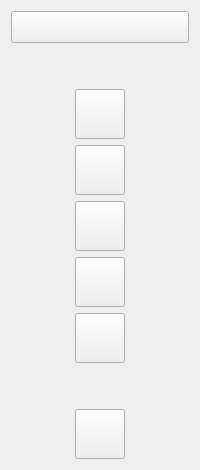
              <widget class="QWidget" name="menuSimples" native="true">
               <layout class="QVBoxLayout" name="verticalLayout_11">
                <item>
                 <widget class="QPushButton" name="btnMenu">
                  <property name="minimumSize">
                   <size>
                    <width>99</width>
                    <height>32</height>
                   </size>
                  </property>
                  <property name="font">
                   <font>
                    <pointsize>10</pointsize>
                   </font>
                  </property>
                  <property name="cursor">
                   <cursorShape>PointingHandCursor</cursorShape>
                  </property>
                  <property name="text">
                   <string/>
                  </property>
                  <property name="icon">
                   <iconset>
                    <normaloff>icones/iconMenu.png</normaloff>icones/iconMenu.png</iconset>
                  </property>
                  <property name="iconSize">
                   <size>
                    <width>24</width>
                    <height>24</height>
                   </size>
                  </property>
                  <property name="checkable">
                   <bool>true</bool>
                  </property>
                 </widget>
                </item>
                <item>
                 <spacer name="verticalSpacer_4">
                  <property name="orientation">
                   <enum>Qt::Vertical</enum>
                  </property>
                  <property name="sizeHint" stdset="0">
                   <size>
                    <width>20</width>
                    <height>40</height>
                   </size>
                  </property>
                 </spacer>
                </item>
                <item alignment="Qt::AlignHCenter|Qt::AlignVCenter">
                 <widget class="QPushButton" name="btnHome">
                  <property name="minimumSize">
                   <size>
                    <width>50</width>
                    <height>50</height>
                   </size>
                  </property>
                  <property name="cursor">
                   <cursorShape>PointingHandCursor</cursorShape>
                  </property>
                  <property name="text">
                   <string/>
                  </property>
                  <property name="icon">
                   <iconset>
                    <normaloff>icones/iconHome.png</normaloff>icones/iconHome.png</iconset>
                  </property>
                  <property name="iconSize">
                   <size>
                    <width>24</width>
                    <height>24</height>
                   </size>
                  </property>
                  <property name="checkable">
                   <bool>true</bool>
                  </property>
                  <property name="checked">
                   <bool>false</bool>
                  </property>
                  <property name="autoExclusive">
                   <bool>true</bool>
                  </property>
                 </widget>
                </item>
                <item alignment="Qt::AlignHCenter|Qt::AlignVCenter">
                 <widget class="QPushButton" name="btnBusca">
                  <property name="minimumSize">
                   <size>
                    <width>50</width>
                    <height>50</height>
                   </size>
                  </property>
                  <property name="cursor">
                   <cursorShape>PointingHandCursor</cursorShape>
                  </property>
                  <property name="text">
                   <string/>
                  </property>
                  <property name="icon">
                   <iconset>
                    <normaloff>icones/iconRelatorioBranco.png</normaloff>icones/iconRelatorioBranco.png</iconset>
                  </property>
                  <property name="iconSize">
                   <size>
                    <width>24</width>
                    <height>24</height>
                   </size>
                  </property>
                  <property name="checkable">
                   <bool>true</bool>
                  </property>
                  <property name="autoExclusive">
                   <bool>true</bool>
                  </property>
                 </widget>
                </item>
                <item alignment="Qt::AlignHCenter|Qt::AlignVCenter">
                 <widget class="QPushButton" name="btnPessoas">
                  <property name="minimumSize">
                   <size>
                    <width>50</width>
                    <height>50</height>
                   </size>
                  </property>
                  <property name="cursor">
                   <cursorShape>PointingHandCursor</cursorShape>
                  </property>
                  <property name="text">
                   <string/>
                  </property>
                  <property name="icon">
                   <iconset>
                    <normaloff>icones/iconAdd.png</normaloff>icones/iconAdd.png</iconset>
                  </property>
                  <property name="iconSize">
                   <size>
                    <width>24</width>
                    <height>24</height>
                   </size>
                  </property>
                  <property name="checkable">
                   <bool>true</bool>
                  </property>
                  <property name="autoExclusive">
                   <bool>true</bool>
                  </property>
                 </widget>
                </item>
                <item alignment="Qt::AlignHCenter|Qt::AlignVCenter">
                 <widget class="QPushButton" name="btnEditarSimples">
                  <property name="minimumSize">
                   <size>
                    <width>50</width>
                    <height>50</height>
                   </size>
                  </property>
                  <property name="cursor">
                   <cursorShape>PointingHandCursor</cursorShape>
                  </property>
                  <property name="text">
                   <string/>
                  </property>
                  <property name="icon">
                   <iconset>
                    <normaloff>icones/iconEdit.png</normaloff>icones/iconEdit.png</iconset>
                  </property>
                  <property name="iconSize">
                   <size>
                    <width>24</width>
                    <height>24</height>
                   </size>
                  </property>
                  <property name="checkable">
                   <bool>true</bool>
                  </property>
                  <property name="autoExclusive">
                   <bool>true</bool>
                  </property>
                 </widget>
                </item>
                <item alignment="Qt::AlignHCenter|Qt::AlignVCenter">
                 <widget class="QPushButton" name="btnConfig">
                  <property name="minimumSize">
                   <size>
                    <width>50</width>
                    <height>50</height>
                   </size>
                  </property>
                  <property name="cursor">
                   <cursorShape>PointingHandCursor</cursorShape>
                  </property>
                  <property name="text">
                   <string/>
                  </property>
                  <property name="icon">
                   <iconset>
                    <normaloff>icones/iconConfig.png</normaloff>icones/iconConfig.png</iconset>
                  </property>
                  <property name="iconSize">
                   <size>
                    <width>24</width>
                    <height>24</height>
                   </size>
                  </property>
                  <property name="checkable">
                   <bool>true</bool>
                  </property>
                  <property name="autoExclusive">
                   <bool>true</bool>
                  </property>
                 </widget>
                </item>
                <item>
                 <spacer name="verticalSpacer_3">
                  <property name="orientation">
                   <enum>Qt::Vertical</enum>
                  </property>
                  <property name="sizeHint" stdset="0">
                   <size>
                    <width>20</width>
                    <height>40</height>
                   </size>
                  </property>
                 </spacer>
                </item>
                <item alignment="Qt::AlignHCenter|Qt::AlignVCenter">
                 <widget class="QPushButton" name="btnSairSimples">
                  <property name="minimumSize">
                   <size>
                    <width>50</width>
                    <height>50</height>
                   </size>
                  </property>
                  <property name="cursor">
                   <cursorShape>PointingHandCursor</cursorShape>
                  </property>
                  <property name="text">
                   <string/>
                  </property>
                  <property name="icon">
                   <iconset>
                    <normaloff>icones/iconLogout.png</normaloff>icones/iconLogout.png</iconset>
                  </property>
                  <property name="iconSize">
                   <size>
                    <width>24</width>
                    <height>24</height>
                   </size>
                  </property>
                  <property name="checkable">
                   <bool>true</bool>
                  </property>
                  <property name="autoExclusive">
                   <bool>true</bool>
                  </property>
                 </widget>
                </item>
               </layout>
              </widget>
